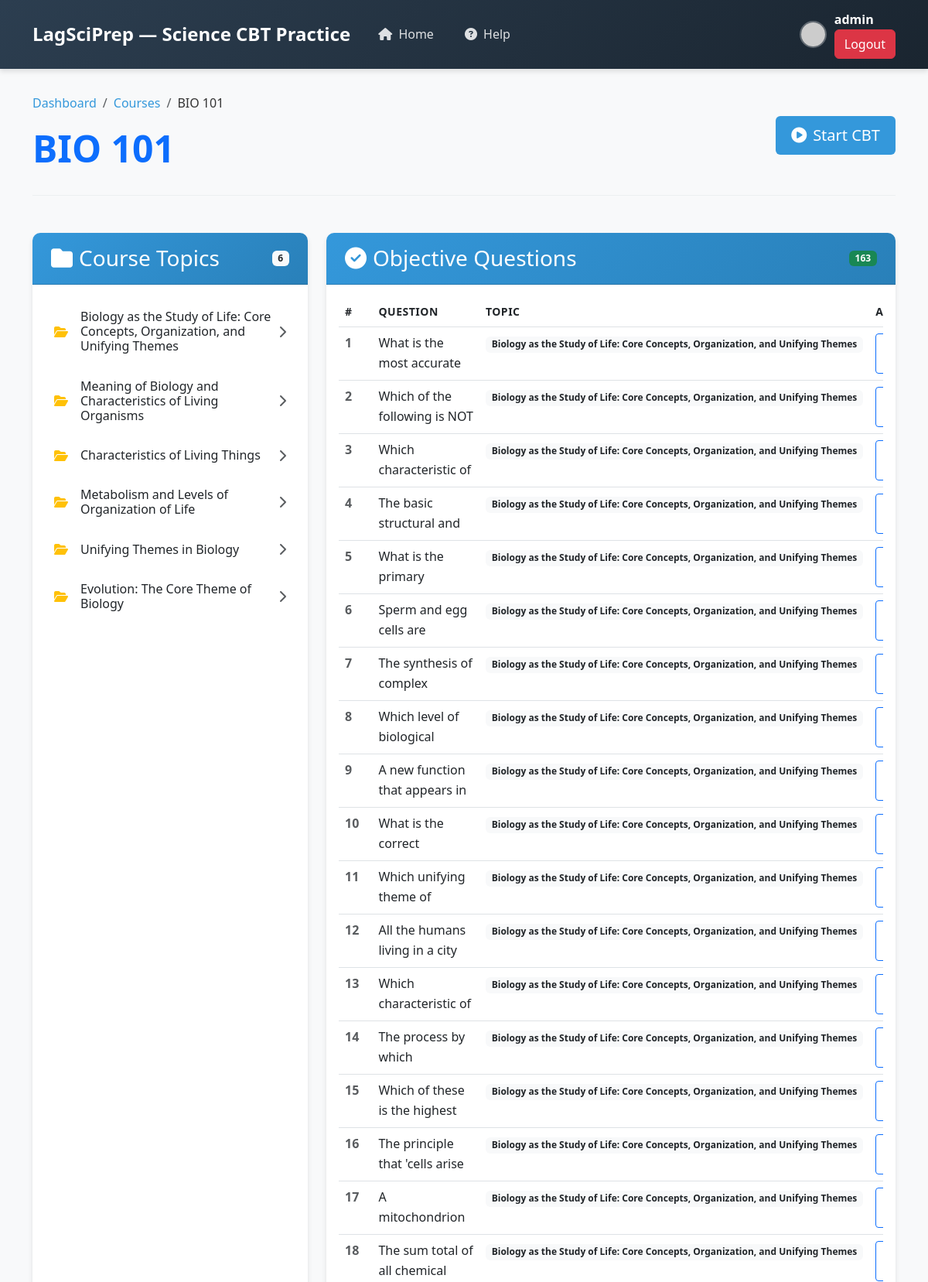
Page /courses/20/ (signed in, upper part) on the committed database.
### main/models.py (models this page shows, shortened)
class Course(models.Model):
    name = models.CharField(max_length=255)

class Topic(models.Model):
    name = models.CharField(max_length=255)
    content = RichTextField(blank=True)
    course = models.ForeignKey(Course, on_delete=models.CASCADE, related_name='topics')

class PastQuestionsObj(models.Model):
    course = models.ForeignKey(Course, on_delete=models.CASCADE, related_name='objective_questions')
    topic = models.ForeignKey(Topic, on_delete=models.SET_NULL, null=True, blank=True, related_name='questions')  # NEW FIELD
    question_text = RichTextField(help_text="CBT question")
    option_a = models.CharField(max_length=200, blank=True, null=True, help_text="Option A (leave blank for theory)")
    option_b = models.CharField(max_length=200, blank=True, null=True, help_text="Option B (leave blank for theory)")
    option_c = models.CharField(max_length=200, blank=True, null=True, help_text="Option C (leave blank for theory)")
    option_d = models.CharField(max_length=200, blank=True, null=True, help_text="Option D (leave blank for theory)")
    correct_option = models.CharField(
        max_length=1,
        blank=True,
        null=True,
        choices=[('A', 'Option A'), ('B', 'Option B'), ('C', 'Option C'), ('D', 'Option D')],
        help_text="Correct option (leave blank for theory)"
    )
    explanation = RichTextField(blank=True, null=True, help_text="AI-generated detailed explanation")  # NEW FIELD
    explanation_generated = models.BooleanField(default=False, help_text="Set True after the AI generates an explanation")
    hint = RichTextField(blank=True, null=True, help_text="AI-generated detailed hint")  # NEW FIELD
    hint_generated = models.BooleanField(default=False, help_text="Set True after the AI generates an hint")
    uploaded_at = models.DateTimeField(auto_now_add=True)

### main/views.py (the view)
# urls.py: path('courses/<int:course_id>/', views.course_detail, name='course_detail'),
def course_detail(request, course_id):
    course = get_object_or_404(Course, id=course_id)
    topics = course.topics.all()
    obj_questions = course.objective_questions.all()
    return render(request, "course_detail.html", {
        "course": course,
        "topics": topics,
        "obj_questions": obj_questions,
    })

### templates/course_detail.html (shortened to what this page needs)
{% extends 'base.html' %}
{% block content %}
<div class="course-header mb-5">
    <div class="row align-items-center">
        <div class="col-md-8">
            <nav aria-label="breadcrumb">
                <ol class="breadcrumb">
                    <li class="breadcrumb-item"><a href="{% url 'home' %}">Dashboard</a></li>
                    <li class="breadcrumb-item"><a href="{% url 'course_list' %}">Courses</a></li>
                    <li class="breadcrumb-item active" aria-current="page">{{ course.name }}</li>
                </ol>
            </nav>
            <h1 class="display-5 fw-bold text-primary">{{ course.name }}</h1>
        </div>
        <div class="col-md-4 text-md-end">
            <a href="{% url 'start_cbt' course.id %}" class="btn btn-lg btn-custom">
                <i class="fas fa-play-circle me-2"></i>Start CBT
            </a>
        </div>
    </div>
</div>
<div class="row">
    <div class="col-lg-4 mb-4">
        <div class="card card-custom h-100">
            <div class="card-header card-header-custom d-flex justify-content-between align-items-center">
                <h3 class="card-title mb-0"><i class="fas fa-folder me-2"></i>Course Topics</h3>
                <span class="badge bg-light text-dark">{{ topics.count }}</span>
            </div>
            <div class="card-body">
                {% if topics %}
                <div class="list-group list-group-flush">
                    {% for topic in topics %}
                    <a href="{% url 'topic_detail' topic.id %}" class="list-group-item list-group-item-action d-flex align-items-center">
                        <i class="fas fa-folder-open text-warning me-3"></i>
                        <div class="flex-grow-1">
                            <h6 class="mb-0">{{ topic.name }}</h6>
                        </div>
                        <i class="fas fa-chevron-right text-muted"></i>
                    </a>
                    {% endfor %}
                </div>
                {% else %}
                <div class="text-center py-4">
                    <i class="fas fa-folder-open fa-2x text-muted mb-3"></i>
                    <p class="text-muted mb-0">No topics available for this course</p>
                </div>
                {% endif %}
            </div>
        </div>
    </div>
    <div class="col-lg-8">
        <div class="card card-custom mb-4">
            <div class="card-header card-header-custom d-flex justify-content-between align-items-center">
                <h3 class="card-title mb-0"><i class="fas fa-check-circle me-2"></i>Objective Questions</h3>
                <span class="badge bg-success">{{ obj_questions.count }}</span>
            </div>
            <div class="card-body">
                {% if obj_questions %}
                <div class="table-responsive">
                    <table class="table table-hover">
                        <thead>
                            <tr>
                                <th width="5%">#</th>
                                <th>Question</th>
                                <th width="15%">Topic</th>
                                <th width="15%">Actions</th>
                            </tr>
                        </thead>
                        <tbody>
                            {% for q in obj_questions %}
                            <tr>
                                <td class="fw-bold text-muted">{{ forloop.counter }}</td>
                                <td>
                                    <div class="question-preview">
                                        {{ q.question_text|safe|truncatechars:80 }}
                                    </div>
                                </td>
                                <td>
                                    {% if q.topic %}
                                    <span class="badge bg-light text-dark">{{ q.topic.name }}</span>
                                    {% else %}
                                    <span class="text-muted">No topic</span>
                                    {% endif %}
                                </td>
                                <td>
                                    <a href="{% url 'obj_question_detail' q.id %}" class="btn btn-sm btn-outline-primary">
                                    </a>
                                </td>
                            </tr>
                            {% endfor %}
                        </tbody>
                    </table>
                </div>
                {% else %}
                <div class="text-center py-4">
                    <i class="fas fa-check-circle fa-2x text-muted mb-3"></i>
                    <p class="text-muted mb-0">No objective questions available</p>
                </div>
                {% endif %}
            </div>
        </div>
    </div>
</div>
{% endblock %}

### templates/base.html (shortened to what this page needs)
<!DOCTYPE html>
<html lang="en">
<head>
    <link rel="stylesheet" href="https://cdn.jsdelivr.net/npm/bootstrap@5.3.0/dist/css/bootstrap.min.css">
    <link rel="stylesheet" href="https://cdnjs.cloudflare.com/ajax/libs/font-awesome/6.4.0/css/all.min.css">
</head>
<body>
    <nav class="navbar navbar-expand-lg navbar-custom">
        <div class="container">
            <a class="navbar-brand" href="{% url 'home' %}">
                <span>LagSciPrep — Science CBT Practice</span>
            </a>
            <div class="collapse navbar-collapse" id="navbarContent">
                <ul class="navbar-nav me-auto mb-2 mb-lg-0">
                    <li class="nav-item">
                        <a class="nav-link {% if request.resolver_match.url_name == 'home' %}active{% endif %}" href="{% url 'home' %}">
                            <i class="fas fa-home me-1"></i> Home
                        </a>
                    </li>
                    <li class="nav-item">
                        <a class="nav-link" href="#">
                            <i class="fas fa-question-circle me-1"></i> Help
                        </a>
                    </li>
                </ul>
                <div class="user-info">
                    {% if user.is_authenticated %}
                        <img src="https://ui-avatars.com/api/?name={{ user.username }}&background=3498db&color=fff" alt="User Avatar">
                        <div>
                            <div class="fw-bold">{{ user.get_full_name|default:user.username }}</div>
                            <div class="small">
                                {% if request.user.is_authenticated %}
                                <form action="{% url 'logout' %}" method="post">
                                    <button class="btn btn-danger">Logout</button>
                                </form>
                                {% else %}
                                <a href="{% url 'login' %}" class="text-white-50">Login</a>
                                {% endif %}
                            </div>
                        </div>
                    {% else %}
                        <a href="{% url 'login' %}" class="btn btn-sm btn-outline-light">Login</a>
                    {% endif %}
                </div>
            </div>
        </div>
    </nav>
    <div class="main-container">
        <div class="container">
            {% block content %}{% endblock %}
        </div>
    </div>
</body>
</html>

### templates/base.html (style rules this page uses)
:root { --primary: #2c3e50; --secondary: #3498db; --accent: #e74c3c; --success: #2ecc71; --light: #ecf0f1; --dark: #2c3e50; --shadow: 0 4px 6px rgba(0, 0, 0, 0.1); }
body { background-color: #f8f9fa; font-family: 'Segoe UI', Tahoma, Geneva, Verdana, sans-serif; color: #333; line-height: 1.6; }
.navbar-custom { background: linear-gradient(135deg, var(--primary), #1a2530); box-shadow: var(--shadow); padding: 0.8rem 0; }
.navbar-brand { font-weight: 700; font-size: 1.5rem; color: white !important; display: flex; align-items: center; }
.nav-link { color: rgba(255, 255, 255, 0.85) !important; font-weight: 500; margin: 0 5px; padding: 8px 15px !important; border-radius: 4px; transition: all 0.3s ease; }
.user-info { color: white; display: flex; align-items: center; }
.user-info img { width: 35px; height: 35px; border-radius: 50%; margin-right: 10px; border: 2px solid rgba(255, 255, 255, 0.3); }
.main-container { min-height: calc(100vh - 76px); padding: 2rem 0; }
.card-custom { border: none; border-radius: 10px; box-shadow: var(--shadow); transition: transform 0.3s ease; margin-bottom: 1.5rem; }
.card-header-custom { background: linear-gradient(135deg, var(--secondary), #2980b9); color: white; border-radius: 10px 10px 0 0 !important; padding: 1rem 1.5rem; font-weight: 600; }
.btn-custom { background: var(--secondary); color: white; border: none; border-radius: 6px; padding: 10px 20px; font-weight: 500; transition: all 0.3s ease; }

### templates/course_detail.html (style rules this page uses)
.course-header { border-bottom: 1px solid var(--light); padding-bottom: 1.5rem; }
.breadcrumb { background-color: transparent; padding: 0; }
.breadcrumb-item a { color: var(--secondary); text-decoration: none; }
.breadcrumb-item.active { color: var(--gray); }
.list-group-item { border: none; padding: 1rem 0.75rem; transition: background-color 0.2s ease; }
.question-preview { max-height: 3rem; overflow: hidden; }
.table th { border-top: none; font-weight: 600; color: var(--gray); font-size: 0.875rem; text-transform: uppercase; letter-spacing: 0.5px; }
.badge { font-size: 0.75rem; }

### rows in the picture
Course: name "BIO 101", count "6", count "163"
Topic: name "Biology as the Study of Life: Core Concepts, Organization, and Unifying Themes"
Topic: name "Meaning of Biology and Characteristics of Living Organisms"
Topic: name "Characteristics of Living Things"
Topic: name "Metabolism and Levels of Organization of Life"
Topic: name "Unifying Themes in Biology"
Topic: name "Evolution: The Core Theme of Biology"
PastQuestionsObj: question_text "What is the most accurate…", topic.name "Biology as the Study of Life: Core Concepts, Organization, and Unifying Themes"
PastQuestionsObj: question_text "Which of the following is NOT…", topic.name "Biology as the Study of Life: Core Concepts, Organization, and Unifying Themes"
PastQuestionsObj: question_text "Which characteristic of…", topic.name "Biology as the Study of Life: Core Concepts, Organization, and Unifying Themes"
PastQuestionsObj: question_text "The basic structural and…", topic.name "Biology as the Study of Life: Core Concepts, Organization, and Unifying Themes"
PastQuestionsObj: question_text "What is the primary…", topic.name "Biology as the Study of Life: Core Concepts, Organization, and Unifying Themes"
PastQuestionsObj: question_text "Sperm and egg cells are…", topic.name "Biology as the Study of Life: Core Concepts, Organization, and Unifying Themes"
PastQuestionsObj: question_text "The synthesis of complex…", topic.name "Biology as the Study of Life: Core Concepts, Organization, and Unifying Themes"
PastQuestionsObj: question_text "Which level of biological…", topic.name "Biology as the Study of Life: Core Concepts, Organization, and Unifying Themes"
PastQuestionsObj: question_text "A new function that appears in…", topic.name "Biology as the Study of Life: Core Concepts, Organization, and Unifying Themes"
PastQuestionsObj: question_text "What is the correct…", topic.name "Biology as the Study of Life: Core Concepts, Organization, and Unifying Themes"
PastQuestionsObj: question_text "Which unifying theme of…", topic.name "Biology as the Study of Life: Core Concepts, Organization, and Unifying Themes"
PastQuestionsObj: question_text "All the humans living in a city…", topic.name "Biology as the Study of Life: Core Concepts, Organization, and Unifying Themes"
PastQuestionsObj: question_text "Which characteristic of…", topic.name "Biology as the Study of Life: Core Concepts, Organization, and Unifying Themes"
PastQuestionsObj: question_text "The process by which…", topic.name "Biology as the Study of Life: Core Concepts, Organization, and Unifying Themes"
PastQuestionsObj: question_text "Which of these is the highest…", topic.name "Biology as the Study of Life: Core Concepts, Organization, and Unifying Themes"
PastQuestionsObj: question_text "The principle that 'cells arise…", topic.name "Biology as the Study of Life: Core Concepts, Organization, and Unifying Themes"
PastQuestionsObj: question_text "A mitochondrion…", topic.name "Biology as the Study of Life: Core Concepts, Organization, and Unifying Themes"
PastQuestionsObj: question_text "The sum total of all chemical…", topic.name "Biology as the Study of Life: Core Concepts, Organization, and Unifying Themes"

### other values in the picture
{{ user.get_full_name|default:user.username }} "admin"
